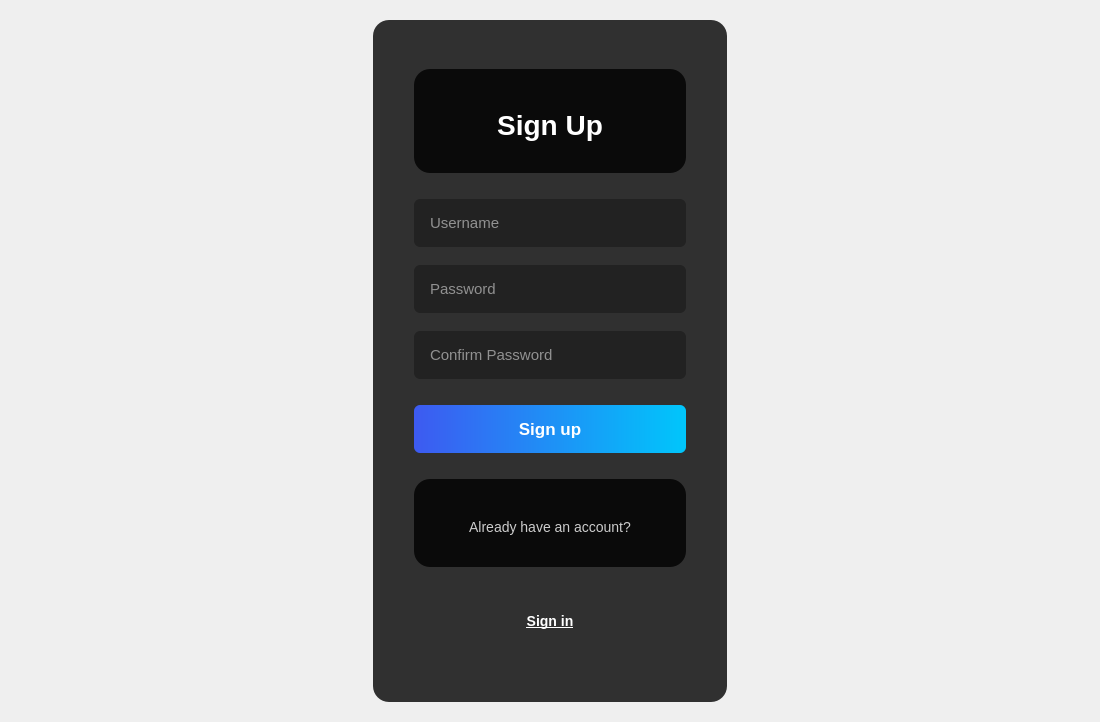
<?xml version="1.0" encoding="UTF-8"?>
<ui version="4.0">
 <class>RegistrationWindow</class>
 <widget class="QDialog" name="RegistrationWindow">
  <property name="geometry">
   <rect>
    <x>0</x>
    <y>0</y>
    <width>1100</width>
    <height>700</height>
   </rect>
  </property>
  <property name="windowTitle">
   <string>Register</string>
  </property>
  <layout class="QGridLayout" name="gridLayout">
   <item row="0" column="0">
    <widget class="QLabel" name="backgroundLabel">
     <property name="pixmap">
      <pixmap resource="resources.qrc">:/images/netflix.jpg</pixmap>
     </property>
     <property name="scaledContents">
      <bool>true</bool>
     </property>
    </widget>
   </item>
   <item row="0" column="0">
    <widget class="QWidget" name="overlayWidget">
     <layout class="QVBoxLayout" name="mainLayout">
      <item>
       <spacer name="verticalSpacerTop">
        <property name="orientation">
         <enum>Qt::Vertical</enum>
        </property>
        <property name="sizeHint">
         <size>
          <width>20</width>
          <height>60</height>
         </size>
        </property>
       </spacer>
      </item>
      <item>
       <layout class="QHBoxLayout" name="centerLayout">
        <item>
         <spacer name="horizontalSpacerLeft">
          <property name="orientation">
           <enum>Qt::Horizontal</enum>
          </property>
          <property name="sizeHint">
           <size>
            <width>40</width>
            <height>20</height>
           </size>
          </property>
         </spacer>
        </item>
        <item>
         <widget class="QFrame" name="formPanel">
          <property name="styleSheet">
           <string notr="true">
                background-color: rgba(0, 0, 0, 0.80);
                border-radius: 16px;
                padding: 40px 32px 32px 32px;
           </string>
          </property>
          <layout class="QVBoxLayout" name="formLayout">
           <item>
            <widget class="QLabel" name="titleLabel">
             <property name="text">
              <string>Sign Up</string>
             </property>
             <property name="alignment">
              <set>Qt::AlignCenter</set>
             </property>
             <property name="styleSheet">
              <string notr="true">
                color: white;
                font-size: 28px;
                font-weight: bold;
                margin-bottom: 20px;
              </string>
             </property>
            </widget>
           </item>
           <item>
            <widget class="QLineEdit" name="usernameLineEdit">
             <property name="placeholderText">
              <string>Username</string>
             </property>
             <property name="styleSheet">
              <string notr="true">
                background-color: #222;
                border: none;
                border-radius: 6px;
                padding: 14px;
                color: white;
                font-size: 15px;
                margin-bottom: 12px;
              </string>
             </property>
            </widget>
           </item>
           <item>
            <widget class="QLineEdit" name="passwordLineEdit">
             <property name="placeholderText">
              <string>Password</string>
             </property>
             <property name="echoMode">
              <enum>QLineEdit::Password</enum>
             </property>
             <property name="styleSheet">
              <string notr="true">
                background-color: #222;
                border: none;
                border-radius: 6px;
                padding: 14px;
                color: white;
                font-size: 15px;
                margin-bottom: 12px;
              </string>
             </property>
            </widget>
           </item>
           <item>
            <widget class="QLineEdit" name="confirmPasswordLineEdit">
             <property name="placeholderText">
              <string>Confirm Password</string>
             </property>
             <property name="echoMode">
              <enum>QLineEdit::Password</enum>
             </property>
             <property name="styleSheet">
              <string notr="true">
                background-color: #222;
                border: none;
                border-radius: 6px;
                padding: 14px;
                color: white;
                font-size: 15px;
                margin-bottom: 12px;
              </string>
             </property>
            </widget>
           </item>
           <item>
            <widget class="QPushButton" name="registerButton">
             <property name="text">
              <string>Sign up</string>
             </property>
             <property name="styleSheet">
              <string notr="true">
                background: qlineargradient(x1:0, y1:0, x2:1, y2:0, stop:0 #3d5af1, stop:1 #00c6fb);
                color: white;
                font-weight: bold;
                font-size: 17px;
                border: none;
                padding: 14px;
                border-radius: 6px;
                margin-top: 8px;
                margin-bottom: 10px;
              </string>
             </property>
            </widget>
           </item>
           <item>
            <widget class="QLabel" name="signinLabel">
             <property name="text">
              <string>Already have an account?</string>
             </property>
             <property name="alignment">
              <set>Qt::AlignCenter</set>
             </property>
             <property name="styleSheet">
              <string notr="true">
                color: #cccccc;
                font-size: 14px;
                margin-top: 10px;
              </string>
             </property>
            </widget>
           </item>
           <item>
            <widget class="QPushButton" name="signinButton">
             <property name="text">
              <string>Sign in</string>
             </property>
             <property name="styleSheet">
              <string notr="true">
                background: transparent;
                color: white;
                font-size: 14px;
                border: none;
                text-decoration: underline;
                font-weight: bold;
              </string>
             </property>
            </widget>
           </item>
          </layout>
         </widget>
        </item>
        <item>
         <spacer name="horizontalSpacerRight">
          <property name="orientation">
           <enum>Qt::Horizontal</enum>
          </property>
          <property name="sizeHint">
           <size>
            <width>40</width>
            <height>20</height>
           </size>
          </property>
         </spacer>
        </item>
       </layout>
      </item>
      <item>
       <spacer name="verticalSpacerBottom">
        <property name="orientation">
         <enum>Qt::Vertical</enum>
        </property>
        <property name="sizeHint">
         <size>
          <width>20</width>
          <height>60</height>
         </size>
        </property>
       </spacer>
      </item>
     </layout>
    </widget>
   </item>
  </layout>
 </widget>
 <resources>
  <include location="resources.qrc"/>
 </resources>
 <connections/>
</ui>
